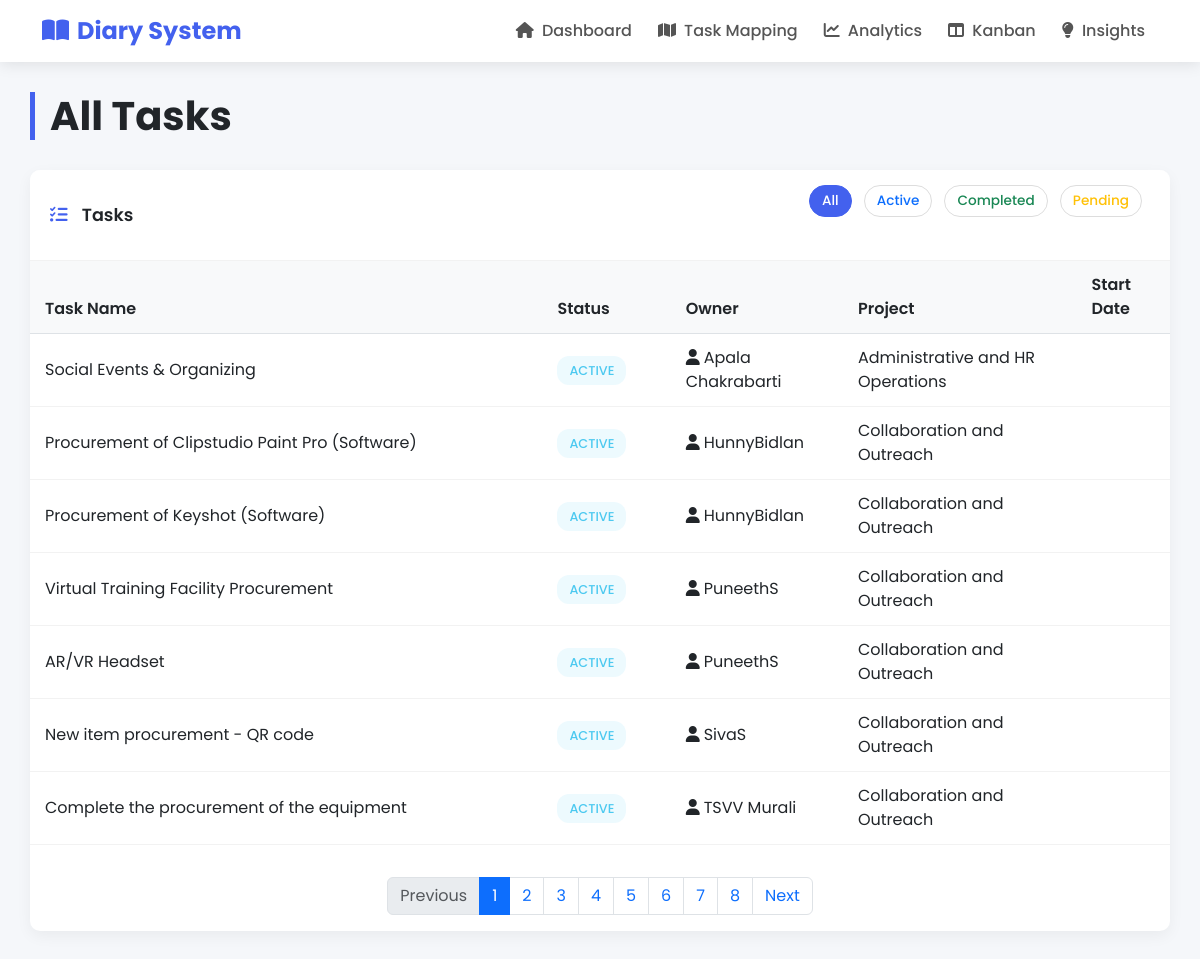
The page /tasks.php on the database its author committed.
### tables this page shows
CREATE TABLE `projecttasks` (
  `TaskID` int(11) NOT NULL,
  `ProjectID` int(11) NOT NULL,
  `TaskName` varchar(100) NOT NULL,
  `Description` varchar(500) DEFAULT NULL,
  `OwnerID` int(11) NOT NULL,
  `Status` enum('Pending','Active','Completed') DEFAULT 'Pending',
  `Priority` enum('Low','Medium','High') DEFAULT 'Medium',
  `StartDate` date DEFAULT NULL,
  `EndDate` date DEFAULT NULL,
  `CreatedAt` datetime DEFAULT current_timestamp(),
  `UpdatedAt` datetime DEFAULT current_timestamp() ON UPDATE current_timestamp(),
  `PeopleDependencies` varchar(255) DEFAULT NULL
);

CREATE TABLE `users` (
  `UserID` int(11) NOT NULL,
  `Username` varchar(50) NOT NULL,
  `Email` varchar(100) NOT NULL,
  `Role` varchar(50) DEFAULT 'Team Member'
);

CREATE TABLE `projects` (
  `ProjectID` int(11) NOT NULL,
  `ProjectName` varchar(100) NOT NULL,
  `Description` text DEFAULT NULL,
  `CreatedAt` datetime DEFAULT current_timestamp()
);

### tasks.php (the view, shortened to what this page needs)
<?php include 'config.php'; ?>
<!DOCTYPE html>
<html lang="en">
<head>
    <link href="https://cdn.jsdelivr.net/npm/bootstrap@5.3.0/dist/css/bootstrap.min.css" rel="stylesheet">
    <link rel="stylesheet" href="https://cdnjs.cloudflare.com/ajax/libs/font-awesome/6.4.0/css/all.min.css">
</head>
<body>
    <nav class="navbar navbar-expand-lg navbar-light">
        <div class="container">
            <a class="navbar-brand" href="index.php">
                <i class="fas fa-book-open me-2"></i>Diary System
            </a>
            <div class="collapse navbar-collapse" id="navbarNav">
                <ul class="navbar-nav ms-auto">
                    <li class="nav-item">
                        <a class="nav-link" href="index.php">
                            <i class="fas fa-home me-1"></i> Dashboard
                        </a>
                    </li>
                    <li class="nav-item">
                        <a class="nav-link" href="task_mapping.php">
                            <i class="fas fa-map me-1"></i> Task Mapping
                        </a>
                    </li>
                    <li class="nav-item">
                        <a class="nav-link" href="analytics.php">
                            <i class="fas fa-chart-line me-1"></i> Analytics
                        </a>
                    </li>
                    <li class="nav-item">
                        <a class="nav-link" href="kanban.php">
                            <i class="fas fa-columns me-1"></i> Kanban
                        </a>
                    </li>
                    <li class="nav-item">
                        <a class="nav-link" href="insights.php">
                            <i class="fas fa-lightbulb me-1"></i> Insights
                        </a>
                    </li>
                </ul>
            </div>
        </div>
    </nav>
    <div class="container dashboard-container">
        <h1 class="page-title">All Tasks</h1>
        <div class="row">
            <div class="col-12">
                <div class="card">
                    <div class="card-header">
                        <div>
                            <i class="fas fa-tasks"></i> Tasks
                        </div>
                        <div class="filter-container">
                            <form id="filterForm" method="GET" class="d-inline">
                                <button type="button" class="btn btn-sm btn-outline-secondary filter-btn active" data-status="all">All</button>
                                <button type="button" class="btn btn-sm btn-outline-primary filter-btn" data-status="active">Active</button>
                                <button type="button" class="btn btn-sm btn-outline-success filter-btn" data-status="completed">Completed</button>
                                <button type="button" class="btn btn-sm btn-outline-warning filter-btn" data-status="pending">Pending</button>
                            </form>
                        </div>
                    </div>
                    <div class="card-body p-0">
                        <div class="table-responsive">
                            <table class="table table-hover">
                                <thead>
                                    <tr>
                                        <th>Task Name</th>
                                        <th>Status</th>
                                        <th>Owner</th>
                                        <th>Project</th>
                                        <th>Start Date</th>
                                    </tr>
                                </thead>
                                <tbody>
                                    <?php
                                    $itemsPerPage = 20;
                                    $page = isset($_GET['page']) ? max(1, (int)$_GET['page']) : 1;
                                    $offset = ($page - 1) * $itemsPerPage;
                                    $statusFilter = isset($_GET['status']) ? $_GET['status'] : 'all';
                                    $sql = "SELECT p.TaskName, p.Status, u.Username, pr.ProjectName, p.StartDate
                                            FROM ProjectTasks p
                                            JOIN Users u ON p.OwnerID = u.UserID
                                            JOIN Projects pr ON p.ProjectID = pr.ProjectID
                                            WHERE 1=1";
                                    $params = [];
                                    $sql .= " ORDER BY p.StartDate DESC";
                                    $countSql = "SELECT COUNT(*) FROM ProjectTasks p WHERE 1=1";
                                    $countStmt = $pdo->prepare($countSql);
                                    $countStmt->execute($params);
                                    $totalTasks = $countStmt->fetchColumn();
                                    $totalPages = ceil($totalTasks / $itemsPerPage);
                                    $sql .= " LIMIT :limit OFFSET :offset";
                                    $stmt = $pdo->prepare($sql);
                                    $stmt->bindValue(':limit', $itemsPerPage, PDO::PARAM_INT);
                                    $stmt->bindValue(':offset', $offset, PDO::PARAM_INT);
                                    $stmt->execute();
                                    if ($stmt->rowCount() > 0) {
                                        while ($row = $stmt->fetch()) {
                                            $statusClass = "";
                                            switch (strtolower($row['Status'])) {
                                                case 'active':
                                                    $statusClass = "status-active";
                                                    break;
                                                case 'completed':
                                                    $statusClass = "status-completed";
                                                    break;
                                            }
                                            echo "<tr>";
                                            echo "<td>{$row['TaskName']}</td>";
                                            echo "<td><span class='status-badge {$statusClass}'>{$row['Status']}</span></td>";
                                            echo "<td><i class='fas fa-user me-1'></i>{$row['Username']}</td>";
                                            echo "<td>{$row['ProjectName']}</td>";
                                            echo "<td>{$row['StartDate']}</td>";
                                            echo "</tr>";
                                        }
                                    } else {
                                        echo "<tr><td colspan='5' class='no-results'>No tasks found for the selected status.</td></tr>";
                                    }
                                    ?>
                                </tbody>
                            </table>
                        </div>
                        <?php if ($totalPages > 1): ?>
                        <div class="pagination-container d-flex justify-content-center mt-3">
                            <nav>
                                <ul class="pagination">
                                    <li class="page-item <?php echo $page <= 1 ? 'disabled' : ''; ?>">
                                        <a class="page-link" href="?page=<?php echo $page - 1; ?>&status=<?php echo urlencode($statusFilter); ?>">Previous</a>
                                    </li>
                                    <?php for ($i = 1; $i <= $totalPages; $i++): ?>
                                        <li class="page-item <?php echo $i == $page ? 'active' : ''; ?>">
                                            <a class="page-link" href="?page=<?php echo $i; ?>&status=<?php echo urlencode($statusFilter); ?>"><?php echo $i; ?></a>
                                        </li>
                                    <?php endfor; ?>
                                    <li class="page-item <?php echo $page >= $totalPages ? 'disabled' : ''; ?>">
                                        <a class="page-link" href="?page=<?php echo $page + 1; ?>&status=<?php echo urlencode($statusFilter); ?>">Next</a>
                                    </li>
                                </ul>
                            </nav>
                        </div>
                        <?php endif; ?>
                    </div>
                </div>
            </div>
        </div>
    </div>
</body>
</html>

### tasks.php (style rules this page uses)
:root { --primary-color: #4361ee; --secondary-color: #3f37c9; --accent-color: #4cc9f0; --light-color: #f8f9fa; --dark-color: #212529; --success-color: #4CAF50; --warning-color: #ff9800; --danger-color: #f44336; }
body { font-family: 'Poppins', sans-serif; background-color: #f5f7fa; color: #333; }
.navbar { background-color: white !important; box-shadow: 0 2px 15px rgba(0,0,0,0.1); }
.navbar-brand { font-weight: 700; color: var(--primary-color) !important; font-size: 1.5rem; }
.nav-link { font-weight: 500; color: #555 !important; margin: 0 5px; transition: all 0.3s ease; }
.dashboard-container { padding: 30px 0; }
.page-title { font-weight: 700; color: var(--dark-color); margin-bottom: 30px; border-left: 5px solid var(--primary-color); padding-left: 15px; }
.card { border-radius: 10px; border: none; box-shadow: 0 5px 15px rgba(0,0,0,0.05); transition: transform 0.3s ease; margin-bottom: 25px; overflow: hidden; }
.card-header { background-color: white; border-bottom: 1px solid rgba(0,0,0,0.05); font-weight: 600; font-size: 1.1rem; padding: 15px 20px; display: flex; align-items: center; justify-content: space-between; }
.card-header i { margin-right: 10px; color: var(--primary-color); }
.card-body { padding: 20px; }
.table-responsive { max-height: 600px; overflow-y: auto; }
.table { width: 100%; margin-bottom: 0; border-collapse: separate; border-spacing: 0; }
.table thead th { background-color: var(--light-color); font-weight: 600; color: var(--dark-color); border-top: none; padding: 12px 15px; position: sticky; top: 0; z-index: 1; background-clip: padding-box; }
.table tbody tr { transition: background-color 0.2s ease; }
.table tbody td { padding: 12px 15px; vertical-align: middle; border-bottom: 1px solid rgba(0,0,0,0.05); }
.table tbody tr:nth-child(even) { background-color: #ffffff; }
.table tbody tr:nth-child(odd) { background-color: #f9fbfd; }
.status-badge { padding: 5px 12px; border-radius: 12px; font-size: 0.8rem; font-weight: 500; text-transform: uppercase; display: inline-block; }
.status-active { background-color: rgba(76, 201, 240, 0.1); color: var(--accent-color); }
.filter-container { margin-bottom: 20px; display: flex; gap: 10px; flex-wrap: wrap; }
.filter-btn { margin-right: 8px; margin-bottom: 8px; font-size: 0.85rem; font-weight: 500; padding: 5px 12px; border-radius: 20px; transition: all 0.3s ease; border: 1px solid #ddd; }
.filter-btn.active { background-color: var(--primary-color); color: white; border-color: var(--primary-color); }

### rows shown on the page
projecttasks: TaskName "Social Events & Organizing", Status "ACTIVE", OwnerID.Username "Apala Chakrabarti", ProjectID.ProjectName "Administrative and HR Operations"
projecttasks: TaskName "Procurement of Clipstudio Paint Pro (Software)", Status "ACTIVE", OwnerID.Username "HunnyBidlan", ProjectID.ProjectName "Collaboration and Outreach"
projecttasks: TaskName "Procurement of Keyshot (Software)", Status "ACTIVE", OwnerID.Username "HunnyBidlan", ProjectID.ProjectName "Collaboration and Outreach"
projecttasks: TaskName "Virtual Training Facility Procurement", Status "ACTIVE", OwnerID.Username "PuneethS", ProjectID.ProjectName "Collaboration and Outreach"
projecttasks: TaskName "AR/VR Headset", Status "ACTIVE", OwnerID.Username "PuneethS", ProjectID.ProjectName "Collaboration and Outreach"
projecttasks: TaskName "New item procurement - QR code", Status "ACTIVE", OwnerID.Username "SivaS", ProjectID.ProjectName "Collaboration and Outreach"
projecttasks: TaskName "Complete the procurement of the equipment", Status "ACTIVE", OwnerID.Username "TSVV Murali", ProjectID.ProjectName "Collaboration and Outreach"
